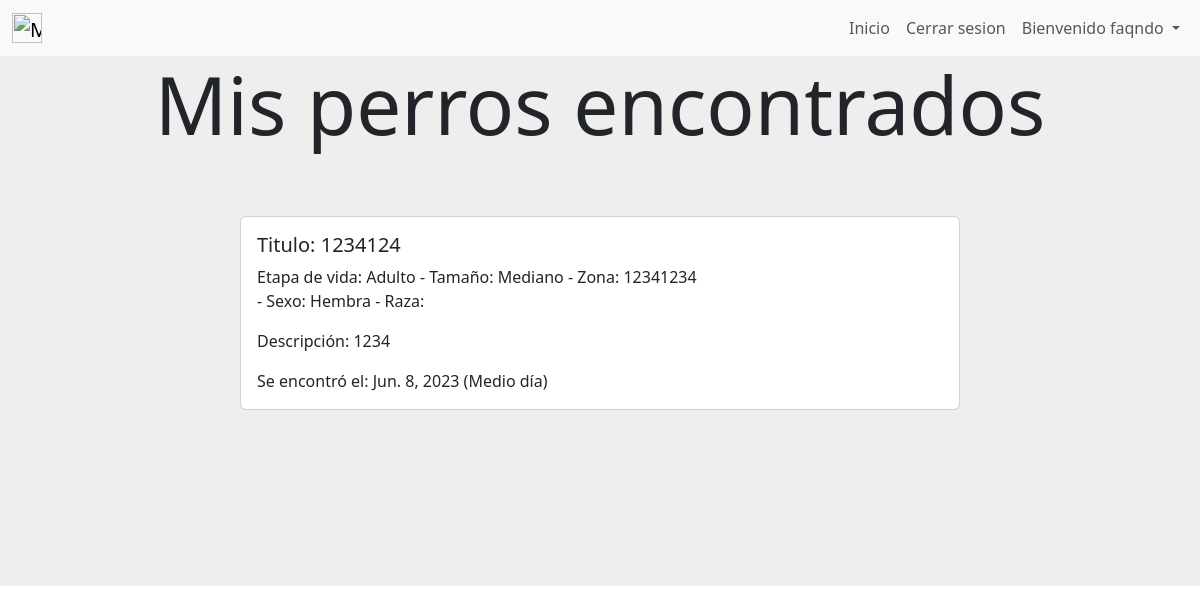
Page /mis_perros_encontrados (signed in) on the earlier database version.
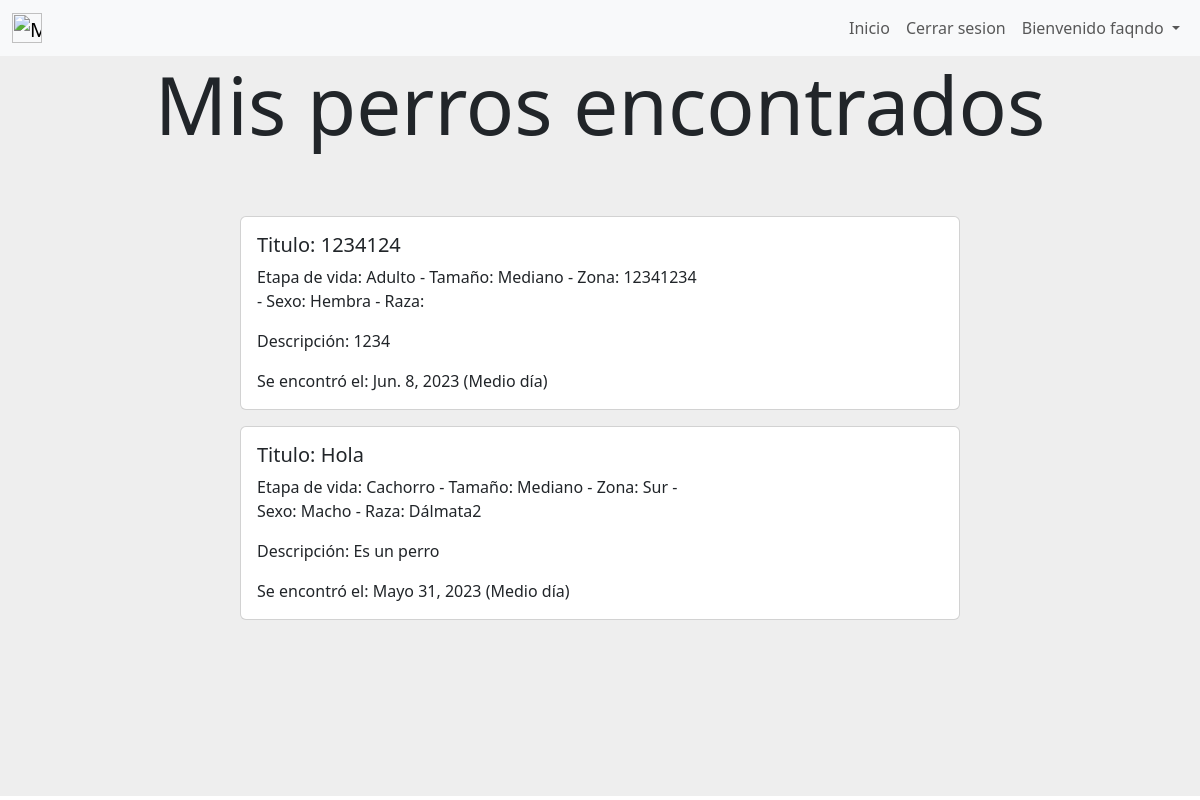
Same page on the later database version.
### gestion_de_mascotas/models.py (models this page shows, shortened)
class Perro_encontrado(models.Model):
    titulo = models.CharField(max_length=30)
    sexo = models.CharField(max_length=30)
    edad = models.CharField(max_length=30)
    raza = models.CharField(max_length=30)
    franja_horaria = models.CharField(max_length=30)
    recuperado = models.BooleanField(default=False)
    size = models.CharField(max_length=50)
    zona = models.CharField(max_length=100)
    imagen=models.ImageField(upload_to='perros_encontrados')
    descripcion=models.CharField(max_length=100)
    fecha_encontrado = models.DateField()
    created=models.DateTimeField(auto_now_add=True)
    updated=models.DateTimeField(auto_now_add=True)
    created_by = models.ForeignKey(User, on_delete=models.CASCADE)
    class Meta:
        verbose_name='perro_encontrado'
        verbose_name_plural='perros_encontrados'

### gestion_de_mascotas/views.py (the view)
# urls.py: path('mis_perros_encontrados',views.mis_perros_encontrados, name= "mis_perros_encontrados"),
def mis_perros_encontrados(request):
    mis_perros_encontrados = Perro_encontrado.objects.filter(created_by = request.user)
    return render(request,"gestion_de_mascotas/mis_perros_encontrados.html",{'mis_perros_encontrados':mis_perros_encontrados})

### gestion_de_mascotas/templates/gestion_de_mascotas/mis_perros_encontrados.html (shortened to what this page needs)
{% extends "gestion_de_usuarios/base.html" %}
{% block content %}
{% if user.is_authenticated %}
<div style="background-color:#eee;height: 20%;text-align: center;">
    <h1 class="display-1">Mis perros encontrados</h1>
</div>
{% if mis_perros_encontrados.count == 0 %}
    <div style="background-color: #eee;background-position: center;background-size: cover; align-items: center;justify-content: center;display: flex;">
        <div class="card mb-3 element-home-color" style="width: 60%;">
            <div class="row g-0">
                <div class="card">
                    <div class="card-body">
                        Aún no has hecho ninguna publicación.
                    </div>
                </div>
            </div>
        </div>
    </div>
{% else %}
{% for perro in mis_perros_encontrados %}
        <div style="background-color: #eee;background-position: center;background-size: cover; align-items: center;justify-content: center;display: flex;">
            <div class="card mb-3 element-home-color" style="width: 60%;">
                <div class="row g-0">
                <div class="col-md-8">
                    <div class="card-body">
                        <h5 class="card-title">Titulo: {{perro.titulo}}</h5>
                        <p class="card-text">Etapa de vida: {{perro.edad}} - Tamaño: {{perro.size}} - Zona: {{perro.zona}} - Sexo: {{perro.sexo}} - Raza: {{perro.raza}}</p>
                        <p class="card-text">Descripción: {{perro.descripcion}}</p>
                        <p class="card-text">Se encontró el: {{perro.fecha_encontrado}} ({{perro.franja_horaria}})</p>
                    </div>
                </div>
                </div>
            </div>
        </div>
        {% endfor %}
<div style="background-color:#eee;height: 20%;">
</div>
{% endif %}
{% else %}
<img src="https://st.depositphotos.com/31068556/51146/v/600/depositphotos_511461970-stock-illustration-concept-design-of-an-empty.jpg" class="img-fluid rounded-start" alt="..." style="border-radius: 4px;">
{% endif %}
{% endblock %}

Differences in the rows shown:
added Perro_encontrado: titulo "Hola", edad "Cachorro", size "Mediano", zona "Sur", sexo "Macho", raza "Dálmata2", descripcion "Es un perro", fecha_encontrado "Mayo 31, 2023", franja_horaria "Medio día"
